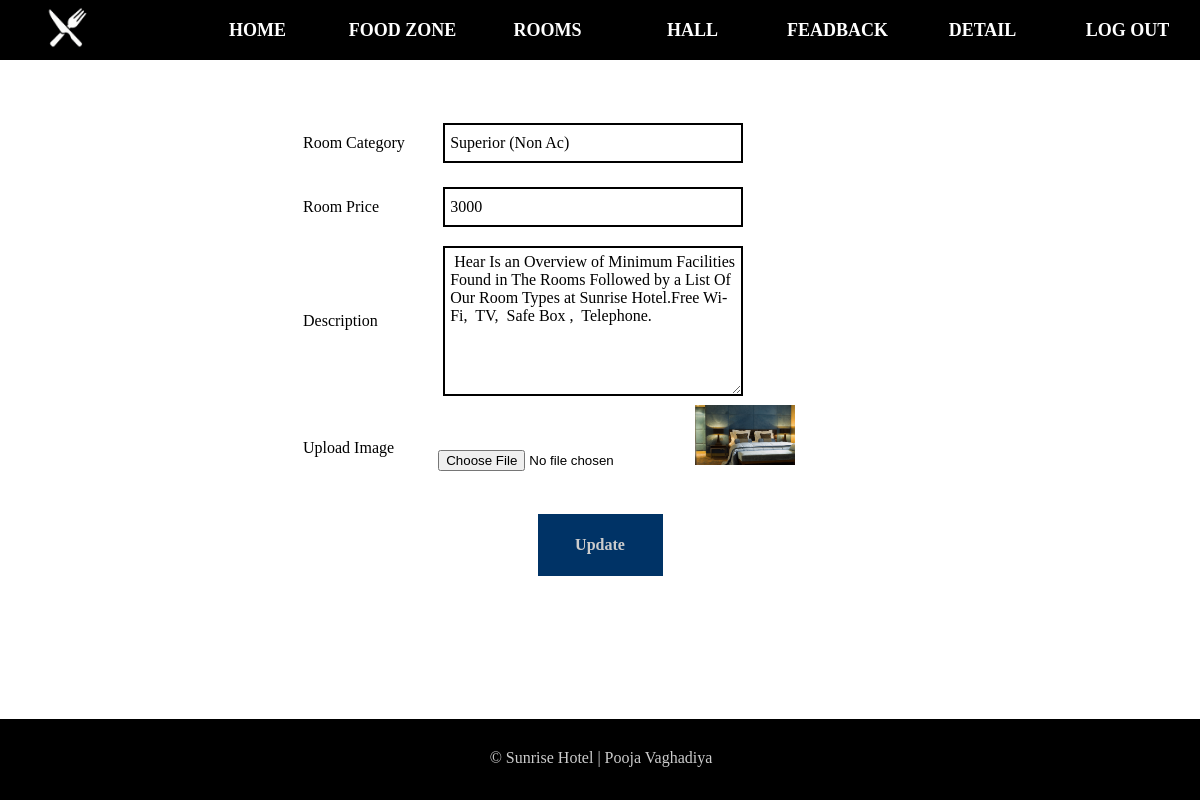
Page /Admin/Room_Edit.php?Edit=1 on the committed database.
### tables this page shows
CREATE TABLE IF NOT EXISTS `room` (
  `id` int(11) NOT NULL AUTO_INCREMENT,
  `room_category` varchar(30) NOT NULL,
  `price` int(11) NOT NULL,
  `info` varchar(500) NOT NULL,
  `img` varchar(200) NOT NULL,
  PRIMARY KEY (`id`)
);

### Admin/Room_Edit.php (the view, shortened to what this page needs)
<?php
	require("Header_Admin.php");
	$id=$_GET['Edit'];
	$query="select * from room where id=".$id;
	$rs=$conn->query($query);
	$count=mysqli_num_rows($rs);
	if($count>0)
	{
		$row=$rs->fetch_array();
?>
<form action="Room_Update.php"  method="post" enctype="multipart/form-data">
	<table width="50%" align="center" class="dispform">
	<tr>
		<td>Room Category</td>
		<td>
			<input type="text" name="room_nm" value="<?php echo $row['room_category']; ?>" />
		</td>
	</tr>
	<tr>
		<td>Room Price</td>
		<td>
			<input type="text" name="room_price" value="<?php echo $row['price']; ?>" />
		</td>
	</tr>
    <tr>
		<td>Description</td>
		<td>
        	<textarea name="info"><?php echo $row['info']; ?></textarea>
		</td>
	</tr>
    <tr>
		<td>Upload Image</td>
		<td>
			<input type="File" name="img" />
            <img src="<?php echo $row['img']; ?>" height="60px" width="100px" />
		</td>
	</tr>
	<tr>
		<td colspan="5" align="center">
			<input type="submit" name="submit" value="Update" />
		</td>
	</tr>
</table>
<?php
	}
	require("Footer_Admin.php");
?>

### src/Style.css (style rules this page uses)
input[type="submit"] { color:#CCC; background-color:#036; width:125px; font-weight:bold; text-align:center; font-family:Book Antiqua; line-height:60px; font-size:16px; border:none; margin:20px 4px 20px 4px; }
.dispform input[type="text"] { border:none; border:2px solid #000; background:transparent; margin:5px 5px 5px 5px; padding:5px 5px 5px 5px; outline:none; height:40px; width:300px; font-family:Book Antiqua; color:#000; font-size:16px; }
.dispform textarea { border:none; border:2px solid #000; background:transparent; font-family:Book Antiqua; margin:5px 5px 5px 5px; padding:5px 5px 5px 5px; outline:none; width:300px; height:150px; color:#000; font-size:16px; }
.dispform { margin-top:50px; line-height:60px; }

### rows in the picture
room: room_nm "Superior (Non Ac)", room_price "3000", info "Hear Is an Overview of Minimum Facilities Found in The Rooms Followed by a List Of Our Room Types at Sunrise Hotel.Free Wi-Fi, TV, Safe Box , Telephone.", img (picture)
